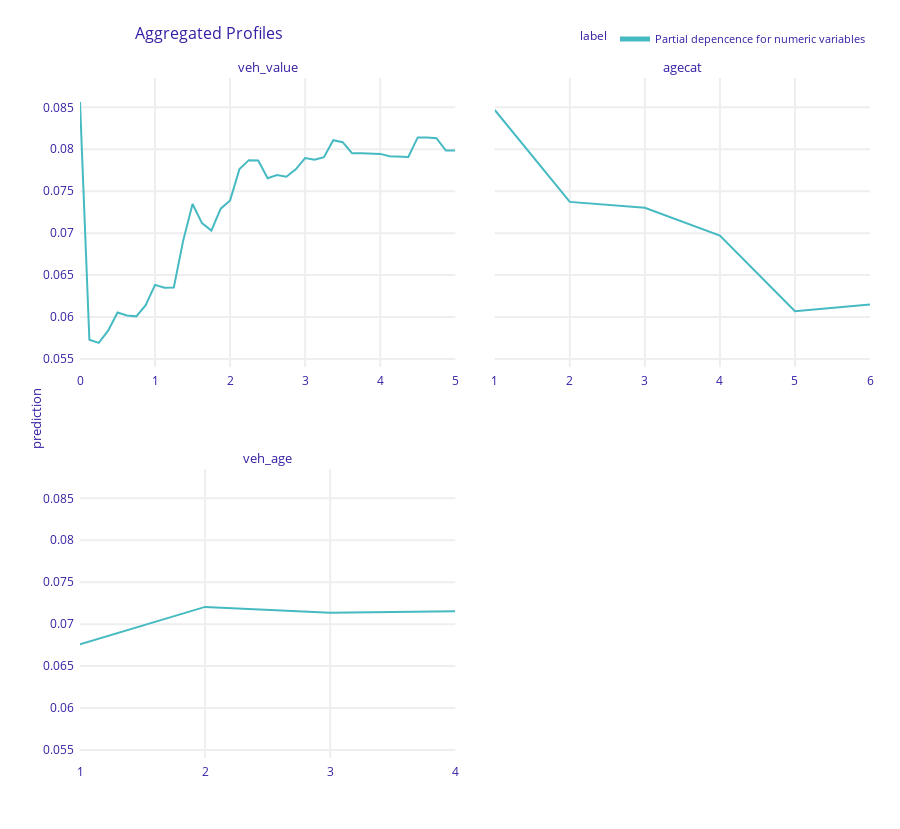
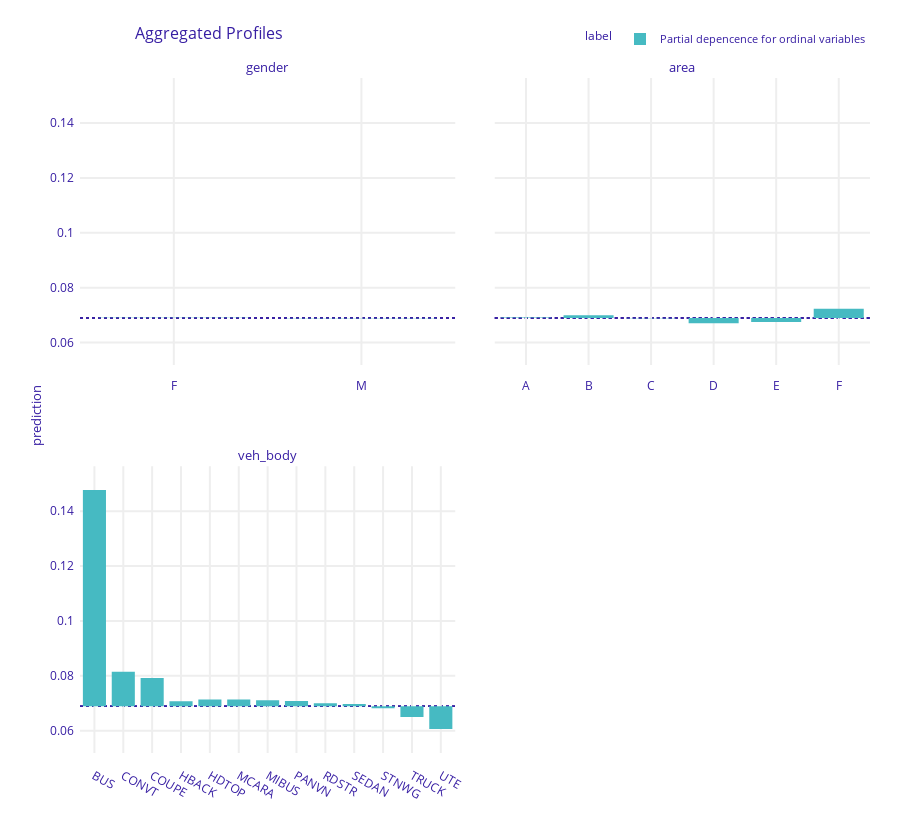

Notebook code for these charts, in order:
### Code cell
# Interpret model
import numpy as np
import dalex as dx
from sklearn.metrics import log_loss
from xgboost import plot_importance

# Variable importance regarding MSE improvement
plot_importance(fit, importance_type="gain", show_values=False, xlabel="Gain")

# Set up explainer object
def pred_fun(m, df):
    X = encoder.transform(df)
    dX = xgb.DMatrix(X, feature_names=feature_names)
    return m.predict(dX)


exp = dx.Explainer(fit, df_train, predict_function=pred_fun, verbose=False)

# Test performance
test_loss = log_loss(y_test, exp.predict(df_test))
test_loss0 = log_loss(y_test, np.repeat(y_train.mean(), len(y_test)))
rel_imp = (test_loss0 - test_loss) / test_loss0

print(f"Test log-loss: {test_loss: .3f}")
print(f"Relative improvement in log-loss: {rel_imp: .3%}")

# Partial dependence plots on training data
num_eval_at = {
    "veh_value": np.linspace(0, 5, 41),
    "agecat": sorted(car["agecat"].unique()),
    "veh_age": sorted(car["veh_age"].unique()),
}
pdp_num = exp.model_profile(
    variable_splits=num_eval_at,
    label="Partial depencence for numeric variables",
    verbose=False,
)
pdp_num.plot()

pdp_ord = exp.model_profile(
    variable_type="categorical",
    variable_splits=dict(zip(ord_features, ord_levels)),
    label="Partial depencence for ordinal variables",
    verbose=False,
)
pdp_ord.plot()

### Figure 1 — Plotly figure (JSON) as saved in the notebook; plotly's stock layout.template omitted (floating-point values rounded to 4 significant figures)
{"data": [{"customdata": [[0.0705, "Partial depencence for numeric variables", "veh_value"], [0.0705, "Partial depencence for numeric variables", "veh_value"], [0.0705, "Partial depencence for numeric variables", "veh_value"], [0.0705, "Partial depencence for numeric variables", "veh_value"], [0.0705, "Partial depencence for numeric variables", "veh_value"], [0.0705, "Partial depencence for numeric variables", "veh_value"], [0.0705, "Partial depencence for numeric variables", "veh_value"], [0.0705, "Partial depencence for numeric variables", "veh_value"], [0.0705, "Partial depencence for numeric variables", "veh_value"], [0.0705, "Partial depencence for numeric variables", "veh_value"], [0.0705, "Partial depencence for numeric variables", "veh_value"], [0.0705, "Partial depencence for numeric variables", "veh_value"], [0.0705, "Partial depencence for numeric variables", "veh_value"], [0.0705, "Partial depencence for numeric variables", "veh_value"], [0.0705, "Partial depencence for numeric variables", "veh_value"], [0.0705, "Partial depencence for numeric variables", "veh_value"], [0.0705, "Partial depencence for numeric variables", "veh_value"], [0.0705, "Partial depencence for numeric variables", "veh_value"], [0.0705, "Partial depencence for numeric variables", "veh_value"], [0.0705, "Partial depencence for numeric variables", "veh_value"], [0.0705, "Partial depencence for numeric variables", "veh_value"], [0.0705, "Partial depencence for numeric variables", "veh_value"], [0.0705, "Partial depencence for numeric variables", "veh_value"], [0.0705, "Partial depencence for numeric variables", "veh_value"], [0.0705, "Partial depencence for numeric variables", "veh_value"], [0.0705, "Partial depencence for numeric variables", "veh_value"], [0.0705, "Partial depencence for numeric variables", "veh_value"], [0.0705, "Partial depencence for numeric variables", "veh_value"], [0.0705, "Partial depencence for numeric variables", "veh_value"], [0.0705, "Partial depencence for numeric variables", "veh_value"], [0.0705, "Partial depencence for numeric variables", "veh_value"], [0.0705, "Partial depencence for numeric variables", "veh_value"], [0.0705, "Partial depencence for numeric variables", "veh_value"], [0.0705, "Partial depencence for numeric variables", "veh_value"], [0.0705, "Partial depencence for numeric variables", "veh_value"], [0.0705, "Partial depencence for numeric variables", "veh_value"], [0.0705, "Partial depencence for numeric variables", "veh_value"], [0.0705, "Partial depencence for numeric variables", "veh_value"], [0.0705, "Partial depencence for numeric variables", "veh_value"], [0.0705, "Partial depencence for numeric variables", "veh_value"], [0.0705, "Partial depencence for numeric variables", "veh_value"]], "hovertemplate": "<b>%{hovertext}</b><br><br>prediction=%{y:.3f}<br>mean_prediction=%{customdata[0]:.3f}<extra></extra>", "hovertext": ["Partial depencence for numeric variables", "Partial depencence for numeric variables", "Partial depencence for numeric variables", "Partial depencence for numeric variables", "Partial depencence for numeric variables", "Partial depencence for numeric variables", "Partial depencence for numeric variables", "Partial depencence for numeric variables", "Partial depencence for numeric variables", "Partial depencence for numeric variables", "Partial depencence for numeric variables", "Partial depencence for numeric variables", "Partial depencence for numeric variables", "Partial depencence for numeric variables", "Partial depencence for numeric variables", "Partial depencence for numeric variables", "Partial depencence for numeric variables", "Partial depencence for numeric variables", "Partial depencence for numeric variables", "Partial depencence for numeric variables", "Partial depencence for numeric variables", "Partial depencence for numeric variables", "Partial depencence for numeric variables", "Partial depencence for numeric variables", "Partial depencence for numeric variables", "Partial depencence for numeric variables", "Partial depencence for numeric variables", "Partial depencence for numeric variables", "Partial depencence for numeric variables", "Partial depencence for numeric variables", "Partial depencence for numeric variables", "Partial depencence for numeric variables", "Partial depencence for numeric variables", "Partial depencence for numeric variables", "Partial depencence for numeric variables", "Partial depencence for numeric variables", "Partial depencence for numeric variables", "Partial depencence for numeric variables", "Partial depencence for numeric variables", "Partial depencence for numeric variables", "Partial depencence for numeric variables"], "legendgroup": "Partial depencence for numeric variables", "line": {"color": "#46bac2", "dash": "solid", "width": 2}, "marker": {"symbol": "circle"}, "mode": "lines", "name": "Partial depencence for numeric variables", "opacity": 1, "orientation": "v", "showlegend": true, "type": "scatter", "x": [0, 0.125, 0.25, 0.375, 0.5, 0.625, 0.75, 0.875, 1, 1.125, 1.25, 1.375, 1.5, 1.625, 1.75, 1.875, 2, 2.125, 2.25, 2.375, 2.5, 2.625, 2.75, 2.875, 3, 3.125, 3.25, 3.375, 3.5, 3.625, 3.75, 3.875, 4, 4.125, 4.25, 4.375, 4.5, 4.625, 4.75, 4.875, 5], "xaxis": "x3", "y": [0.08563, 0.05728, 0.05691, 0.05837, 0.06053, 0.06018, 0.06008, 0.06141, 0.06383, 0.06348, 0.06352, 0.06911, 0.07348, 0.07119, 0.0703, 0.07292, 0.0739, 0.07765, 0.0787, 0.07866, 0.07654, 0.07692, 0.07673, 0.07761, 0.07894, 0.07874, 0.07906, 0.08108, 0.08085, 0.07954, 0.07954, 0.0795, 0.07945, 0.07917, 0.07917, 0.07908, 0.08141, 0.08141, 0.08132, 0.07985, 0.07985], "yaxis": "y3"}, {"customdata": [[0.0705, "Partial depencence for numeric variables", "agecat"], [0.0705, "Partial depencence for numeric variables", "agecat"], [0.0705, "Partial depencence for numeric variables", "agecat"], [0.0705, "Partial depencence for numeric variables", "agecat"], [0.0705, "Partial depencence for numeric variables", "agecat"], [0.0705, "Partial depencence for numeric variables", "agecat"]], "hovertemplate": "<b>%{hovertext}</b><br><br>prediction=%{y:.3f}<br>mean_prediction=%{customdata[0]:.3f}<extra></extra>", "hovertext": ["Partial depencence for numeric variables", "Partial depencence for numeric variables", "Partial depencence for numeric variables", "Partial depencence for numeric variables", "Partial depencence for numeric variables", "Partial depencence for numeric variables"], "legendgroup": "Partial depencence for numeric variables", "line": {"color": "#46bac2", "dash": "solid", "width": 2}, "marker": {"symbol": "circle"}, "mode": "lines", "name": "Partial depencence for numeric variables", "opacity": 1, "orientation": "v", "showlegend": false, "type": "scatter", "x": [1, 2, 3, 4, 5, 6], "xaxis": "x4", "y": [0.08469, 0.07372, 0.07302, 0.06971, 0.06068, 0.06149], "yaxis": "y4"}, {"customdata": [[0.0705, "Partial depencence for numeric variables", "veh_age"], [0.0705, "Partial depencence for numeric variables", "veh_age"], [0.0705, "Partial depencence for numeric variables", "veh_age"], [0.0705, "Partial depencence for numeric variables", "veh_age"]], "hovertemplate": "<b>%{hovertext}</b><br><br>prediction=%{y:.3f}<br>mean_prediction=%{customdata[0]:.3f}<extra></extra>", "hovertext": ["Partial depencence for numeric variables", "Partial depencence for numeric variables", "Partial depencence for numeric variables", "Partial depencence for numeric variables"], "legendgroup": "Partial depencence for numeric variables", "line": {"color": "#46bac2", "dash": "solid", "width": 2}, "marker": {"symbol": "circle"}, "mode": "lines", "name": "Partial depencence for numeric variables", "opacity": 1, "orientation": "v", "showlegend": false, "type": "scatter", "x": [1, 2, 3, 4], "xaxis": "x", "y": [0.06761, 0.07205, 0.07136, 0.07153], "yaxis": "y"}], "layout": {"annotations": [{"font": {"size": 13}, "showarrow": false, "text": "veh_age", "x": 0.2375, "xanchor": "center", "xref": "paper", "y": 0.425, "yanchor": "bottom", "yref": "paper"}, {"font": {"size": 13}, "showarrow": false, "text": "veh_value", "x": 0.2375, "xanchor": "center", "xref": "paper", "y": 1, "yanchor": "bottom", "yref": "paper"}, {"font": {"size": 13}, "showarrow": false, "text": "agecat", "x": 0.7625, "xanchor": "center", "xref": "paper", "y": 1, "yanchor": "bottom", "yref": "paper"}, {"font": {"size": 13}, "showarrow": false, "text": "prediction", "textangle": -90, "x": -0.07, "xref": "paper", "y": 0.5, "yref": "paper"}], "font": {"color": "#371ea3"}, "height": 829, "hovermode": "x unified", "legend": {"font": {"size": 11}, "itemsizing": "constant", "orientation": "h", "title": {"font": {"size": 12}, "text": "label"}, "tracegroupgap": 0, "x": 1, "xanchor": "right", "y": 1.036, "yanchor": "bottom"}, "margin": {"b": 71, "r": 30, "t": 78}, "title": {"font": {"size": 16}, "text": "Aggregated Profiles", "x": 0.15}, "xaxis": {"anchor": "y", "automargin": true, "domain": [0, 0.475], "fixedrange": true, "gridwidth": 2, "showticklabels": true, "tickcolor": "white", "ticklen": 3, "ticks": "outside", "title": {"text": ""}, "type": "linear", "zeroline": false}, "xaxis2": {"anchor": "y2", "automargin": true, "domain": [0.525, 1], "fixedrange": true, "gridwidth": 2, "showticklabels": true, "tickcolor": "white", "ticklen": 3, "ticks": "outside", "title": {"text": ""}, "type": "linear", "zeroline": false}, "xaxis3": {"anchor": "y3", "automargin": true, "domain": [0, 0.475], "fixedrange": true, "gridwidth": 2, "showticklabels": true, "tickcolor": "white", "ticklen": 3, "ticks": "outside", "title": {"text": ""}, "type": "linear", "zeroline": false}, "xaxis4": {"anchor": "y4", "automargin": true, "domain": [0.525, 1], "fixedrange": true, "gridwidth": 2, "showticklabels": true, "tickcolor": "white", "ticklen": 3, "ticks": "outside", "title": {"text": ""}, "type": "linear", "zeroline": false}, "yaxis": {"anchor": "x", "automargin": true, "domain": [0, 0.425], "fixedrange": true, "gridwidth": 2, "range": [0.05404, 0.0885], "tickcolor": "white", "ticklen": 3, "ticks": "outside", "title": {"text": ""}, "type": "linear", "zeroline": false}, "yaxis2": {"anchor": "x2", "automargin": true, "domain": [0, 0.425], "fixedrange": true, "gridwidth": 2, "matches": "y", "range": [0.05404, 0.0885], "showticklabels": false, "tickcolor": "white", "ticklen": 3, "ticks": "outside", "title": {"text": ""}, "type": "linear", "zeroline": false}, "yaxis3": {"anchor": "x3", "automargin": true, "domain": [0.575, 1], "fixedrange": true, "gridwidth": 2, "matches": "y", "range": [0.05404, 0.0885], "tickcolor": "white", "ticklen": 3, "ticks": "outside", "title": {"text": ""}, "type": "linear", "zeroline": false}, "yaxis4": {"anchor": "x4", "automargin": true, "domain": [0.575, 1], "fixedrange": true, "gridwidth": 2, "matches": "y", "range": [0.05404, 0.0885], "showticklabels": false, "tickcolor": "white", "ticklen": 3, "ticks": "outside", "title": {"text": ""}, "type": "linear", "zeroline": false}}}

### Figure 2 — Plotly figure (JSON) as saved in the notebook; plotly's stock layout.template omitted (floating-point values rounded to 4 significant figures)
{"data": [{"alignmentgroup": "True", "base": [0.06895, 0.06895], "customdata": [[0.06905, "Partial depencence for ordinal variables", "gender"], [0.06886, "Partial depencence for ordinal variables", "gender"]], "hovertemplate": "<b>%{hovertext}</b><br><br>mean_prediction=%{base:.3f}<br>prediction=%{customdata[0]:.3f}<extra></extra>", "hovertext": ["Partial depencence for ordinal variables", "Partial depencence for ordinal variables"], "legendgroup": "Partial depencence for ordinal variables", "marker": {"color": "#46bac2", "pattern": {"shape": ""}}, "name": "Partial depencence for ordinal variables", "offsetgroup": "Partial depencence for ordinal variables", "orientation": "v", "showlegend": true, "textposition": "auto", "type": "bar", "x": ["F", "M"], "xaxis": "x3", "y": [0.0001028, -8.469e-05], "yaxis": "y3"}, {"alignmentgroup": "True", "base": [0.06895, 0.06895, 0.06895, 0.06895, 0.06895, 0.06895], "customdata": [[0.06918, "Partial depencence for ordinal variables", "area"], [0.06992, "Partial depencence for ordinal variables", "area"], [0.06885, "Partial depencence for ordinal variables", "area"], [0.06702, "Partial depencence for ordinal variables", "area"], [0.06747, "Partial depencence for ordinal variables", "area"], [0.07234, "Partial depencence for ordinal variables", "area"]], "hovertemplate": "<b>%{hovertext}</b><br><br>mean_prediction=%{base:.3f}<br>prediction=%{customdata[0]:.3f}<extra></extra>", "hovertext": ["Partial depencence for ordinal variables", "Partial depencence for ordinal variables", "Partial depencence for ordinal variables", "Partial depencence for ordinal variables", "Partial depencence for ordinal variables", "Partial depencence for ordinal variables"], "legendgroup": "Partial depencence for ordinal variables", "marker": {"color": "#46bac2", "pattern": {"shape": ""}}, "name": "Partial depencence for ordinal variables", "offsetgroup": "Partial depencence for ordinal variables", "orientation": "v", "showlegend": false, "textposition": "auto", "type": "bar", "x": ["A", "B", "C", "D", "E", "F"], "xaxis": "x4", "y": [0.0002341, 0.0009703, -9.927e-05, -0.001926, -0.001477, 0.003395], "yaxis": "y4"}, {"alignmentgroup": "True", "base": [0.06895, 0.06895, 0.06895, 0.06895, 0.06895, 0.06895, 0.06895, 0.06895, 0.06895, 0.06895, 0.06895, 0.06895, 0.06895], "customdata": [[0.1477, "Partial depencence for ordinal variables", "veh_body"], [0.08147, "Partial depencence for ordinal variables", "veh_body"], [0.07921, "Partial depencence for ordinal variables", "veh_body"], [0.07071, "Partial depencence for ordinal variables", "veh_body"], [0.0714, "Partial depencence for ordinal variables", "veh_body"], [0.0714, "Partial depencence for ordinal variables", "veh_body"], [0.07106, "Partial depencence for ordinal variables", "veh_body"], [0.07085, "Partial depencence for ordinal variables", "veh_body"], [0.06998, "Partial depencence for ordinal variables", "veh_body"], [0.06973, "Partial depencence for ordinal variables", "veh_body"], [0.06817, "Partial depencence for ordinal variables", "veh_body"], [0.06503, "Partial depencence for ordinal variables", "veh_body"], [0.06058, "Partial depencence for ordinal variables", "veh_body"]], "hovertemplate": "<b>%{hovertext}</b><br><br>mean_prediction=%{base:.3f}<br>prediction=%{customdata[0]:.3f}<extra></extra>", "hovertext": ["Partial depencence for ordinal variables", "Partial depencence for ordinal variables", "Partial depencence for ordinal variables", "Partial depencence for ordinal variables", "Partial depencence for ordinal variables", "Partial depencence for ordinal variables", "Partial depencence for ordinal variables", "Partial depencence for ordinal variables", "Partial depencence for ordinal variables", "Partial depencence for ordinal variables", "Partial depencence for ordinal variables", "Partial depencence for ordinal variables", "Partial depencence for ordinal variables"], "legendgroup": "Partial depencence for ordinal variables", "marker": {"color": "#46bac2", "pattern": {"shape": ""}}, "name": "Partial depencence for ordinal variables", "offsetgroup": "Partial depencence for ordinal variables", "orientation": "v", "showlegend": false, "textposition": "auto", "type": "bar", "x": ["BUS", "CONVT", "COUPE", "HBACK", "HDTOP", "MCARA", "MIBUS", "PANVN", "RDSTR", "SEDAN", "STNWG", "TRUCK", "UTE"], "xaxis": "x", "y": [0.07878, 0.01252, 0.01026, 0.001763, 0.00245, 0.00245, 0.00211, 0.001899, 0.00103, 0.0007824, -0.0007794, -0.003923, -0.008364], "yaxis": "y"}], "layout": {"annotations": [{"font": {"size": 13}, "showarrow": false, "text": "veh_body", "x": 0.2375, "xanchor": "center", "xref": "paper", "y": 0.425, "yanchor": "bottom", "yref": "paper"}, {"font": {"size": 13}, "showarrow": false, "text": "gender", "x": 0.2375, "xanchor": "center", "xref": "paper", "y": 1, "yanchor": "bottom", "yref": "paper"}, {"font": {"size": 13}, "showarrow": false, "text": "area", "x": 0.7625, "xanchor": "center", "xref": "paper", "y": 1, "yanchor": "bottom", "yref": "paper"}, {"font": {"size": 13}, "showarrow": false, "text": "prediction", "textangle": -90, "x": -0.07, "xref": "paper", "y": 0.5, "yref": "paper"}], "barmode": "group", "font": {"color": "#371ea3"}, "height": 829, "hovermode": "x unified", "legend": {"font": {"size": 11}, "itemsizing": "constant", "orientation": "h", "title": {"font": {"size": 12}, "text": "label"}, "tracegroupgap": 0, "x": 1, "xanchor": "right", "y": 1.036, "yanchor": "bottom"}, "margin": {"b": 71, "r": 30, "t": 78}, "shapes": [{"layer": "below", "line": {"color": "#371ea3", "dash": "dot", "width": 1.5}, "type": "line", "x0": 0, "x1": 1, "xref": "x domain", "y0": 0.06895, "y1": 0.06895, "yref": "y"}, {"layer": "below", "line": {"color": "#371ea3", "dash": "dot", "width": 1.5}, "type": "line", "x0": 0, "x1": 1, "xref": "x3 domain", "y0": 0.06895, "y1": 0.06895, "yref": "y3"}, {"layer": "below", "line": {"color": "#371ea3", "dash": "dot", "width": 1.5}, "type": "line", "x0": 0, "x1": 1, "xref": "x4 domain", "y0": 0.06895, "y1": 0.06895, "yref": "y4"}, {"layer": "below", "line": {"color": "#371ea3", "dash": "dot", "width": 1.5}, "type": "line", "x0": 0, "x1": 1, "xref": "x domain", "y0": 0.06895, "y1": 0.06895, "yref": "y"}, {"layer": "below", "line": {"color": "#371ea3", "dash": "dot", "width": 1.5}, "type": "line", "x0": 0, "x1": 1, "xref": "x3 domain", "y0": 0.06895, "y1": 0.06895, "yref": "y3"}, {"layer": "below", "line": {"color": "#371ea3", "dash": "dot", "width": 1.5}, "type": "line", "x0": 0, "x1": 1, "xref": "x4 domain", "y0": 0.06895, "y1": 0.06895, "yref": "y4"}, {"layer": "below", "line": {"color": "#371ea3", "dash": "dot", "width": 1.5}, "type": "line", "x0": 0, "x1": 1, "xref": "x domain", "y0": 0.06895, "y1": 0.06895, "yref": "y"}, {"layer": "below", "line": {"color": "#371ea3", "dash": "dot", "width": 1.5}, "type": "line", "x0": 0, "x1": 1, "xref": "x3 domain", "y0": 0.06895, "y1": 0.06895, "yref": "y3"}, {"layer": "below", "line": {"color": "#371ea3", "dash": "dot", "width": 1.5}, "type": "line", "x0": 0, "x1": 1, "xref": "x4 domain", "y0": 0.06895, "y1": 0.06895, "yref": "y4"}], "title": {"font": {"size": 16}, "text": "Aggregated Profiles", "x": 0.15}, "xaxis": {"anchor": "y", "automargin": true, "domain": [0, 0.475], "fixedrange": true, "gridwidth": 2, "showticklabels": true, "tickcolor": "white", "ticklen": 10, "ticks": "outside", "title": {"text": ""}, "type": "category"}, "xaxis2": {"anchor": "y2", "automargin": true, "domain": [0.525, 1], "fixedrange": true, "gridwidth": 2, "showticklabels": true, "tickcolor": "white", "ticklen": 10, "ticks": "outside", "title": {"text": ""}, "type": "category"}, "xaxis3": {"anchor": "y3", "automargin": true, "domain": [0, 0.475], "fixedrange": true, "gridwidth": 2, "showticklabels": true, "tickcolor": "white", "ticklen": 10, "ticks": "outside", "title": {"text": ""}, "type": "category"}, "xaxis4": {"anchor": "y4", "automargin": true, "domain": [0.525, 1], "fixedrange": true, "gridwidth": 2, "showticklabels": true, "tickcolor": "white", "ticklen": 10, "ticks": "outside", "title": {"text": ""}, "type": "category"}, "yaxis": {"anchor": "x", "automargin": true, "domain": [0, 0.425], "fixedrange": true, "gridwidth": 2, "range": [0.05187, 0.1564], "tickcolor": "white", "ticklen": 3, "ticks": "outside", "title": {"text": ""}, "type": "linear", "zeroline": false}, "yaxis2": {"anchor": "x2", "automargin": true, "domain": [0, 0.425], "fixedrange": true, "gridwidth": 2, "matches": "y", "range": [0.05187, 0.1564], "showticklabels": false, "tickcolor": "white", "ticklen": 3, "ticks": "outside", "title": {"text": ""}, "type": "linear", "zeroline": false}, "yaxis3": {"anchor": "x3", "automargin": true, "domain": [0.575, 1], "fixedrange": true, "gridwidth": 2, "matches": "y", "range": [0.05187, 0.1564], "tickcolor": "white", "ticklen": 3, "ticks": "outside", "title": {"text": ""}, "type": "linear", "zeroline": false}, "yaxis4": {"anchor": "x4", "automargin": true, "domain": [0.575, 1], "fixedrange": true, "gridwidth": 2, "matches": "y", "range": [0.05187, 0.1564], "showticklabels": false, "tickcolor": "white", "ticklen": 3, "ticks": "outside", "title": {"text": ""}, "type": "linear", "zeroline": false}}}
